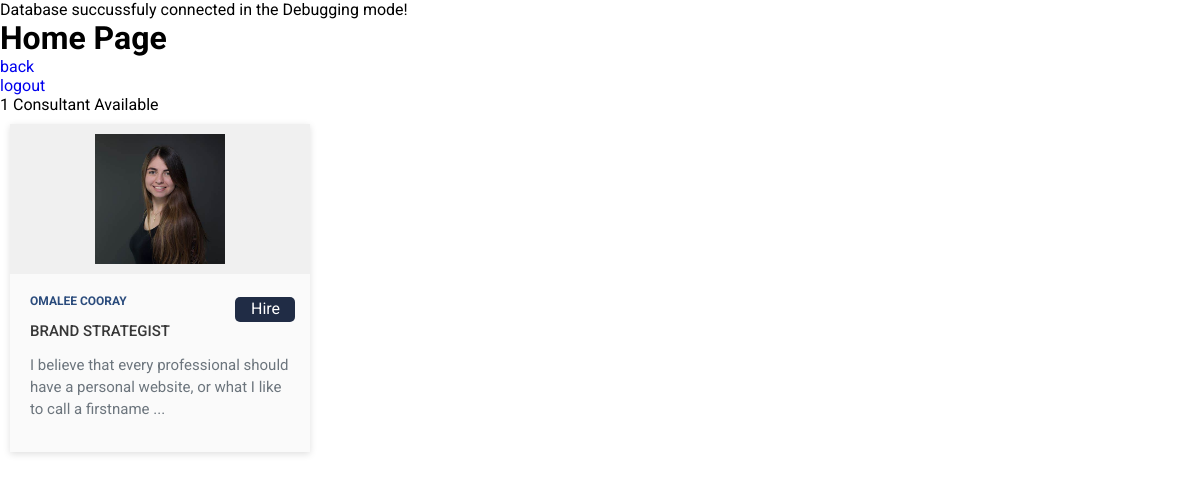
The page /client-side-web/home.php on the database as committed earlier.
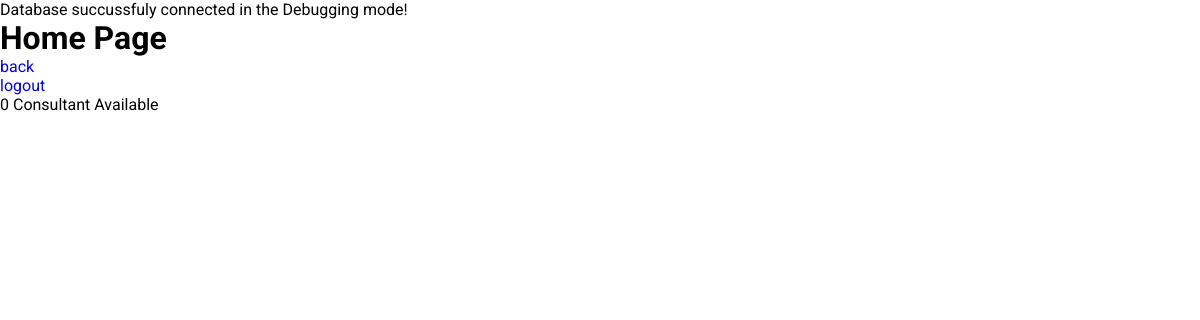
The same page on the database as committed later.
### tables this page shows
CREATE TABLE `consultants` (
  `consultant_id` int(11) NOT NULL,
  `username` varchar(50) NOT NULL,
  `firstName` varchar(50) NOT NULL,
  `lastName` varchar(50) NOT NULL,
  `email` varchar(100) NOT NULL,
  `password` varchar(50) NOT NULL,
  `image` text NOT NULL,
  `title` varchar(50) NOT NULL,
  `description` longtext NOT NULL,
  `ratings` float NOT NULL,
  `availability` varchar(100) NOT NULL,
  `createdDate` timestamp NOT NULL DEFAULT current_timestamp() ON UPDATE current_timestamp(),
  `isDeleted` int(1) NOT NULL
);

### client-side-web/home.php (the view, shortened to what this page needs)
<?php require_once('../connection/dbconnection.php'); ?>
<!DOCTYPE html>
<html lang="en">
<head>
    <link rel="stylesheet" href="../client-side-web/css/card.css">
</head>
<body>
    <h1>Home Page</h1>
    <a href="index.php">back</a>
    <br>
    <a href="../client-side-web/components/logout.php">logout</a>
    <?php
$query = "SELECT * FROM consultants
          WHERE isDeleted = 0";
$result = mysqli_query($connection, $query);
if ($result) { ?>
    <div class="avlMsg">
        <?php echo mysqli_num_rows($result) . " Consultant Available <br>"; ?>
    </div>
    <?php
    if (mysqli_num_rows($result) > 0) { ?>
        <div class="gridContainer">
            <?php while ($record = mysqli_fetch_array($result)) {
            ?>
                <div class="consultant-card">
                    <a class="linkedPage" href="consultantProfile.php?con_id=<?= $_GET['con_id'] ?>">
                        <div class="consultant-tumb">
                            <img class="itemImage" src="../../assets/uploads/profile_pics/<?php echo $record['image']; ?>" alt="<?php echo $record['firstName']; ?>">
                        </div>
                        <div class="consultant-details">
                            <span class="consultant-catagory"><?php echo $record['firstName'] . " " . $record['lastName'] ?></span>
                            <div class="buyBtnBox"> <a class="buyBtn" href="consultantProfile.php?con_id=<?= $_GET['con_id'] ?>"> Hire </a> </div>
                            <h4>
                                <p><?php echo $record['title'] ?></p>
                            </h4>
                            <?php $desc = $record['description'] ?>
                            <p><?php echo substr($desc,0,100)." ..." ?></p>
                        </div>
                    </a>
                </div>
            <?php } ?>
        </div>
<?php }
} else {
    echo "DB failed!";
}
?>
</body>
</html>

Rows that differ between the two databases and show on the page:
removed consultants: image (picture), firstName "OMALEE", lastName "COORAY", title "BRAND STRATEGIST", description "I believe that every professional should have a personal website, or what I like to call a firstname"
Other text that changed with them:
mysqli_num_rows($result): "1" → "0"
